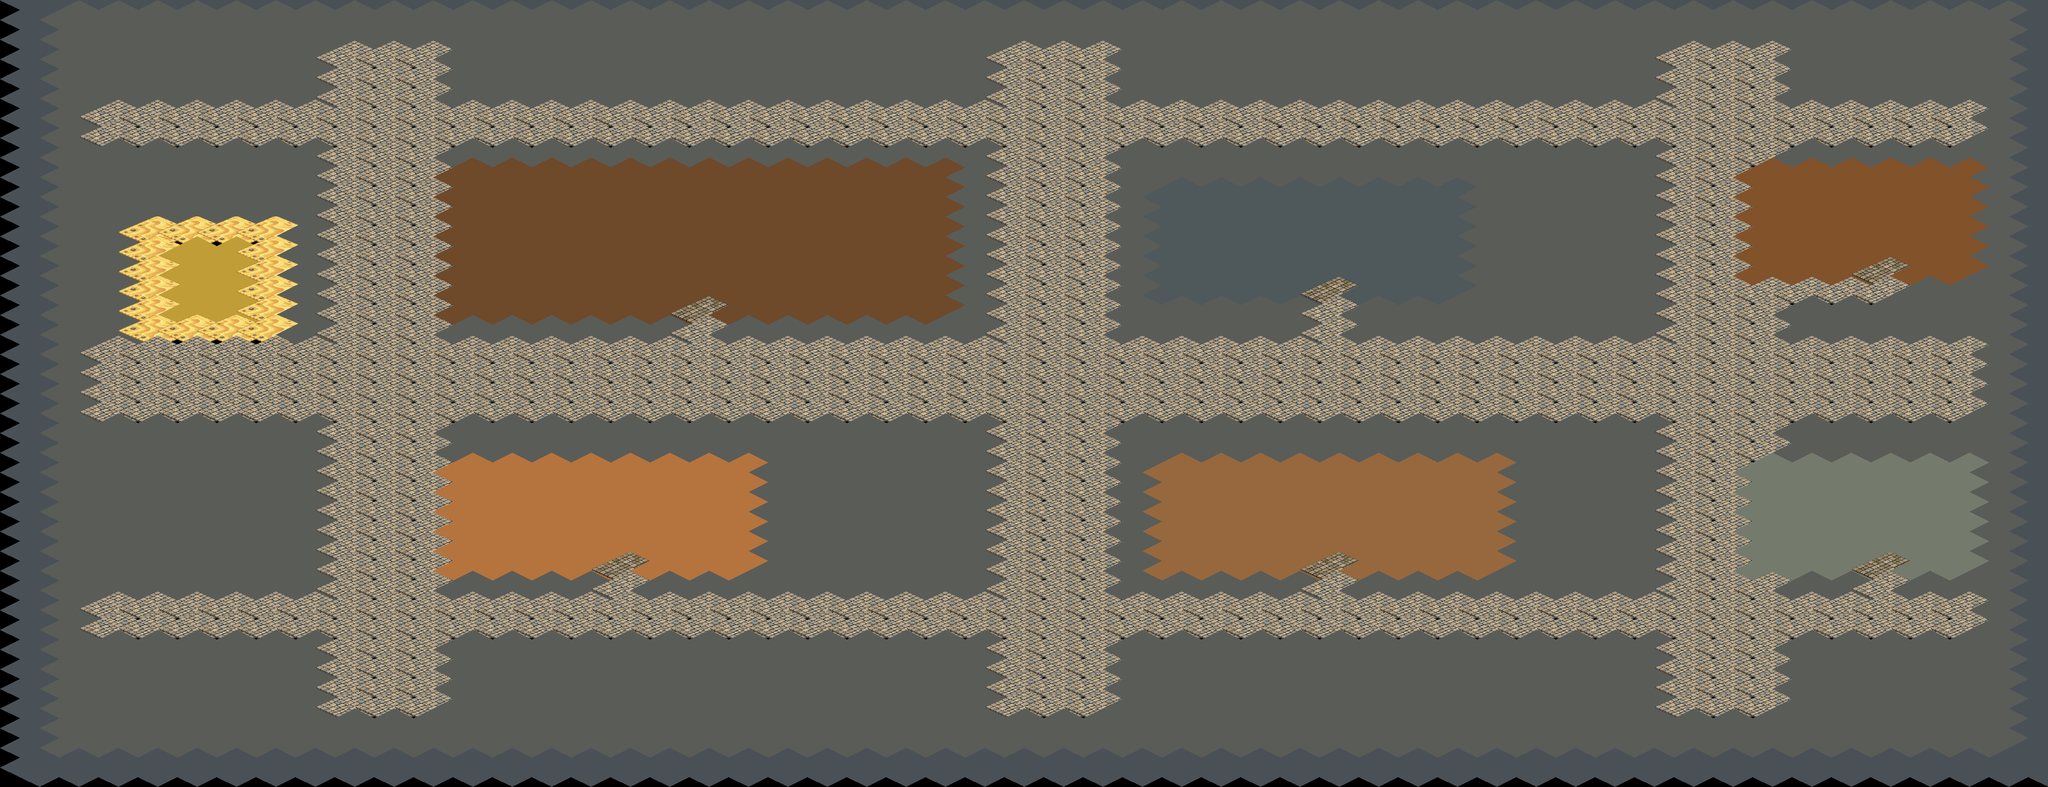

This is a level from a 2D game, rendered from its Tiled map with the project's own tilesets. A one-line summary and the map file follow, with tile-layer data summarised:
An orthogonal 52x40 tile map with 64x32 px tiles, 1 tile layer (suelo).

<map version="1.10" tiledversion="1.10.2" orientation="orthogonal" renderorder="right-down" width="52" height="40" tilewidth="64" tileheight="32" infinite="0" nextlayerid="2" nextobjectid="1">
 <tileset firstgid="1" name="terreno_mundo" tilewidth="128" tileheight="64" tilecount="76" columns="8">
  <image source="../textures/terreno_mundo.png" width="1024" height="640" />
  <tile id="13">
   <properties>
    <property name="collision" type="bool" value="true" />
   </properties>
  </tile>
  <tile id="30">
   <properties>
    <property name="collision" type="bool" value="true" />
   </properties>
  </tile>
  <tile id="35">
   <properties>
    <property name="collision" type="bool" value="true" />
   </properties>
  </tile>
  <tile id="41">
   <properties>
    <property name="collision" type="bool" value="true" />
   </properties>
  </tile>
  <tile id="46">
   <properties>
    <property name="collision" type="bool" value="true" />
   </properties>
  </tile>
  <tile id="47">
   <properties>
    <property name="collision" type="bool" value="true" />
   </properties>
  </tile>
  <tile id="48">
   <properties>
    <property name="collision" type="bool" value="true" />
   </properties>
  </tile>
  <tile id="49">
   <properties>
    <property name="collision" type="bool" value="true" />
   </properties>
  </tile>
  <tile id="50">
   <properties>
    <property name="collision" type="bool" value="true" />
   </properties>
  </tile>
  <tile id="51">
   <properties>
    <property name="collision" type="bool" value="true" />
   </properties>
  </tile>
  <tile id="52">
   <properties>
    <property name="collision" type="bool" value="true" />
   </properties>
  </tile>
  <tile id="53">
   <properties>
    <property name="collision" type="bool" value="true" />
   </properties>
  </tile>
  <tile id="54">
   <properties>
    <property name="collision" type="bool" value="true" />
   </properties>
  </tile>
  <tile id="55">
   <properties>
    <property name="collision" type="bool" value="true" />
   </properties>
  </tile>
  <tile id="56">
   <properties>
    <property name="collision" type="bool" value="true" />
   </properties>
  </tile>
  <tile id="57">
   <properties>
    <property name="collision" type="bool" value="true" />
   </properties>
  </tile>
  <tile id="58">
   <properties>
    <property name="collision" type="bool" value="true" />
   </properties>
  </tile>
  <tile id="59">
   <properties>
    <property name="collision" type="bool" value="true" />
   </properties>
  </tile>
  <tile id="64">
   <properties>
    <property name="collision" type="bool" value="true" />
   </properties>
  </tile>
  <tile id="65">
   <properties>
    <property name="collision" type="bool" value="true" />
   </properties>
  </tile>
  <tile id="66">
   <properties>
    <property name="collision" type="bool" value="true" />
   </properties>
  </tile>
  <tile id="68">
   <properties>
    <property name="collision" type="bool" value="true" />
   </properties>
  </tile>
  <tile id="72">
   <properties>
    <property name="collision" type="bool" value="true" />
   </properties>
  </tile>
 </tileset>
 <layer id="1" name="suelo" width="52" height="40">
  <data>[2080 cells, 2080 non-empty, 12 distinct tile ids]</data>
 </layer>
</map>
